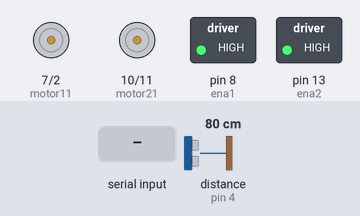
The sketch below on a simulated Arduino Uno, built with avr-gcc and run on an emulated ATmega328P. Parts: motor-driver pin pairs drawn as motors (green arrow = first pin HIGH = forward, orange = second pin HIGH = backward, longer = more drive), switched loads named in the sketch (green lamp = pin HIGH). Wiring (inferred from the names in the program): ultrasonic range finder: trigger pin 3; echo pin 4. The inputs (shaded band) are chosen by the test bench; at power-on: distance to the obstacle (sensor on pin 4) 80 cm. The echo pulse lasts 58.3 µs per cm; pins used as bus, display or sensor lines are not drawn.

Above: at 1.2 s.
1.3 s: "b" received over Serial
At 2.0 s:
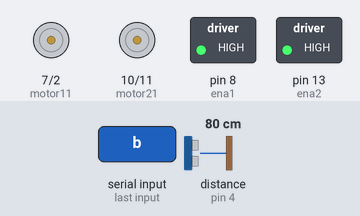
2.9 s: "f" received over Serial
At 4.2 s:
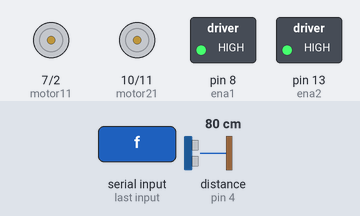
4.5 s: "l" received over Serial
At 5.6 s:
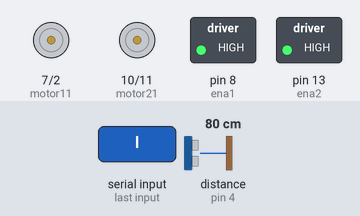
6.1 s: "r" received over Serial
At 6.9 s:
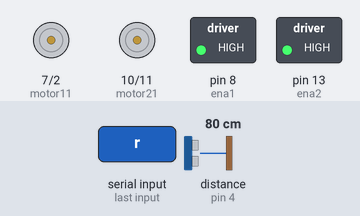
Timing chart, 0 to 8.7 s (numbered marks = the images above; inputs shaded):
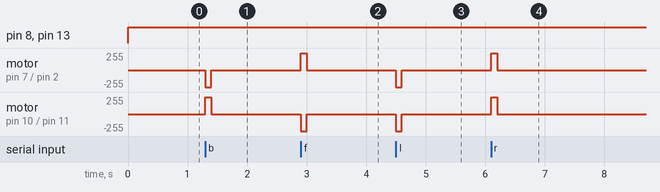

The sketch:

obstacle_avoidance.ino
```cpp
                                                                                 //OBSTACLE AVIODANCE

//THE BUTTONS
//b:To move bck(buttton connected to pin 3 enables the vehicle to move backward)
//f:To move frward
//l:To move left
//r:To move right;


#define trig 3
#define echo 4
#define motor11 7
#define motor12 2
#define motor21 10
#define motor22 11
#define ena1 8
#define ena2 13

float t=0,cm=0;
void setup()
{
  Serial.begin(9600);
  pinMode(trig,OUTPUT);//for trigger in ping
  pinMode(echo,INPUT);//for echo in ping

  pinMode(motor11,OUTPUT);//retrives 5v power for 1st motor frm this pin
  pinMode(motor12,OUTPUT);
  pinMode(ena1,OUTPUT);
  pinMode(motor21,OUTPUT);//retrives 5v power for 1st motor frm this pin
  pinMode(motor22,OUTPUT);
  pinMode(ena2,OUTPUT);
}
void loop()
{

  digitalWrite(ena1,HIGH);          //ACTIVATES MOTOR
  digitalWrite(ena2,HIGH);
  char a=0;
  digitalWrite(trig,LOW);
  delayMicroseconds(3);
  digitalWrite(trig,HIGH);
  delayMicroseconds(10);
  digitalWrite(trig,LOW);
  delayMicroseconds(3);
  t=pulseIn(echo,HIGH);
  cm=(t)/58;
  if(cm<=10)
  {
       bck();
       pause();
       delay(10);
  }
  else if(cm>10)
  {
    while(!Serial.available());
    a=Serial.read();
    if(a=='b')
    {
       bck();
       pause();
    }
    else if(a=='f')
    {
        fwd();
        pause();
    }
    else if (a=='l')
    {
        left();
        pause();
    }

    else if(a=='r')
    {
         right();
         pause();

    }
  }

}


void fwd(void)
{

         digitalWrite(motor11,HIGH);           //MOVES IN frWARD DIRECTION
         digitalWrite(motor12,LOW);
         digitalWrite(motor21,LOW);
         digitalWrite(motor22,HIGH);

}

void bck(void)
{

         digitalWrite(motor11,LOW);          //MOVES IN bckWARD DIRECTION
         digitalWrite(motor12,HIGH);
         digitalWrite(motor21,HIGH);
         digitalWrite(motor22,LOW);

 }
void left(void)
{
         digitalWrite(motor11,LOW);          //MOVES IN left DIRECTION
         digitalWrite(motor12,HIGH);
         digitalWrite(motor21,LOW);
         digitalWrite(motor22,HIGH);

}

void right(void)
{
         digitalWrite(motor11,HIGH);           //MOVES IN RIGHT DIRECTION
         digitalWrite(motor12,LOW);
         digitalWrite(motor21,HIGH);
         digitalWrite(motor22,LOW);
}

void pause(void)
{
         delay(100);
         digitalWrite(motor11,LOW);
         digitalWrite(motor12,LOW);
         digitalWrite(motor21,LOW);
         digitalWrite(motor22,LOW);

}
```

Measured:
- after the input at 1.3 s, motor on pin 7 (motor11) / pin 2 (motor12): stopped → backward 255/255 at once, → stopped 0.10 s later; motor on pin 10 (motor21) / pin 11 (motor22): stopped → forward 255/255 at once, → stopped 0.10 s later
- after the input at 2.9 s, motor on pin 7 (motor11) / pin 2 (motor12): stopped → forward 255/255 at once, → stopped 0.10 s later; motor on pin 10 (motor21) / pin 11 (motor22): stopped → backward 255/255 at once, → stopped 0.10 s later
- after the input at 4.5 s, motor on pin 7 (motor11) / pin 2 (motor12), motor on pin 10 (motor21) / pin 11 (motor22): stopped → backward 255/255 at once, → stopped 0.10 s later
- after the input at 6.1 s, motor on pin 7 (motor11) / pin 2 (motor12), motor on pin 10 (motor21) / pin 11 (motor22): stopped → forward 255/255 at once, → stopped 0.10 s later
